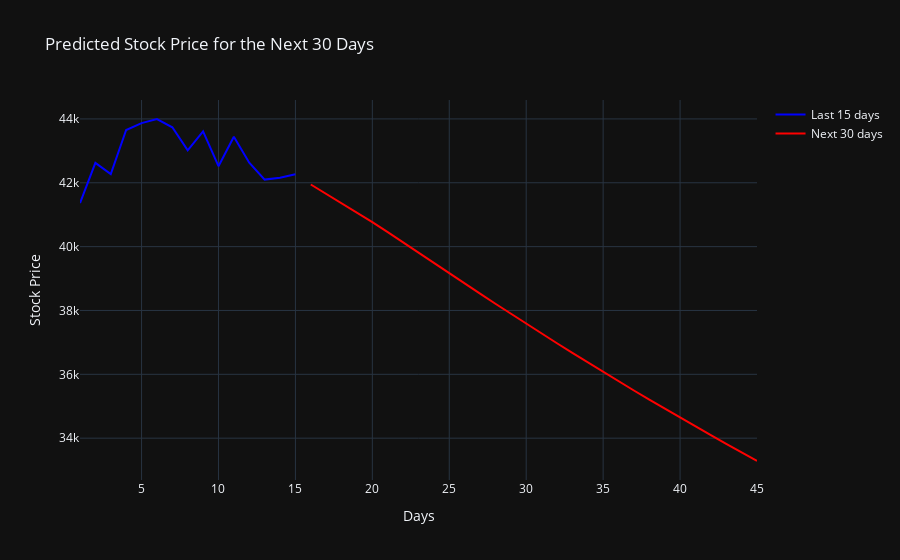

Write notebook code for a chart like this one.
### Code cell
# Plot the predicted stock price for the next 30 days
fig = go.Figure()

fig.add_trace(go.Scatter(x=last_days, y=scaler.inverse_transform(test_data[len(test_data)-time_step:]).reshape(1,-1)[0], mode='lines', name='Last 15 days', line=dict(color='blue')))
fig.add_trace(go.Scatter(x=day_pred, y=scaler.inverse_transform(predicted_prices).reshape(1,-1)[0], mode='lines', name='Next 30 days', line=dict(color='red')))

# Update the layout, title, legend, x-axis and y-axis
fig.update_layout(title='Predicted Stock Price for the Next 30 Days', xaxis_title='Days', yaxis_title='Stock Price', template='plotly_dark')

# Show the figure
fig.show()

### Figure 1 — Plotly figure (JSON) as saved in the notebook; plotly's stock layout.template omitted (floating-point values rounded to 4 significant figures)
{"data": [{"line": {"color": "blue"}, "mode": "lines", "name": "Last 15 days", "x": [1, 2, 3, 4, 5, 6, 7, 8, 9, 10, 11, 12, 13, 14, 15], "y": [41360.0, 42620.0, 42270.0, 43650.0, 43870.0, 44000.0, 43740.0, 43020.0, 43610.0, 42520.0, 43440.0, 42630.0, 42100.0, 42160.0, 42270.0], "type": "scatter"}, {"line": {"color": "red"}, "mode": "lines", "name": "Next 30 days", "x": [16, 17, 18, 19, 20, 21, 22, 23, 24, 25, 26, 27, 28, 29, 30, 31, 32, 33, 34, 35, 36, 37, 38, 39, 40, 41, 42, 43, 44, 45], "y": [41950.0, 41660.0, 41370.0, 41070.0, 40760.0, 40450.0, 40130.0, 39800.0, 39480.0, 39160.0, 38850.0, 38530.0, 38210.0, 37900.0, 37590.0, 37280.0, 36970.0, 36670.0, 36370.0, 36070.0, 35780.0, 35490.0, 35210.0, 34920.0, 34640.0, 34370.0, 34090.0, 33820.0, 33550.0, 33280.0], "type": "scatter"}], "layout": {"title": {"text": "Predicted Stock Price for the Next 30 Days"}, "xaxis": {"title": {"text": "Days"}}, "yaxis": {"title": {"text": "Stock Price"}}}}
